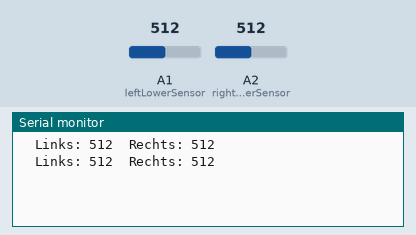
Recording of a sketch running on a simulated Arduino Uno, built with avr-gcc and run on an emulated ATmega328P. Shown: the last lines printed to the serial monitor. The inputs (shaded band) are chosen by the test bench; at power-on: A1 (leftLowerSensor) = 512, A2 (rightLowerSensor) = 512.

Above: at 1.8 s.
1.9 s: A1 (leftLowerSensor) set to 716
At 2.8 s:
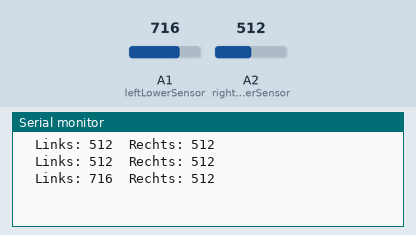
3.4 s: A2 (rightLowerSensor) set to 716
At 4.5 s:
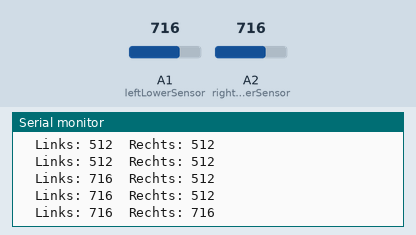
4.9 s: A1 (leftLowerSensor) set to 900
At 5.8 s:
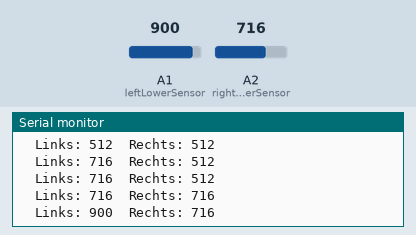
6.4 s: A2 (rightLowerSensor) set to 900
At 7.8 s:
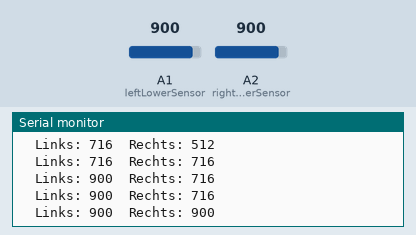
Timing chart, 0 to 8.9 s (numbered marks = the images above; inputs shaded):
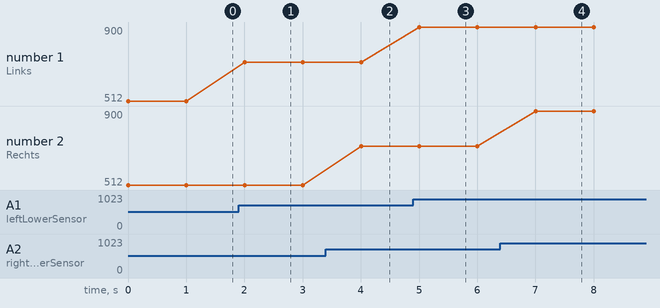

Measured:
- after the input at 1.9 s, the serial monitor: prints a new line after 0.10 s (image 1)
- after the input at 3.4 s, the serial monitor: prints a new line after 0.60 s (image 2)
- after the input at 4.9 s, the serial monitor: prints a new line after 0.10 s (image 3)
- after the input at 6.4 s, the serial monitor: prints a new line after 0.61 s (image 4)
- plotted number 1: 512 → 716 after the input at 1.9 s, 716 → 900 after the input at 4.9 s

The sketch:

hangbank.ino
```cpp
const int leftLowerSensor = A1; // Analog input Moment
const int rightLowerSensor = A2; // Analog input Inside Aft
int leftRead;
int rightRead;

void setup() {
  // initialize serial communications at 9600 bps:
  Serial.begin(9600);
  pinMode(A1, INPUT);
  pinMode(A3, INPUT);
}

void loop() {

  leftRead = analogRead(leftLowerSensor);
  rightRead = analogRead(rightLowerSensor);

  Serial.print("  Links: ");
  Serial.print(leftRead);

  Serial.print("  Rechts: ");
  Serial.println(rightRead);

//  value = momentValue;
//  double gewicht = value * 0.3;

//  Serial.print("Gewicht: ");
//  Serial.println(gewicht);

//  Serial.print("C ");
//  rm = gewicht*0.45;
//  moment = (gewicht*0.45);
//  Serial.println(moment);
//  Serial.print("D");
//  Serial.println(moment);
//  Serial.print("E");
//  Serial.println(gewicht);
//
//  Serial.print("F");
//  Serial.println(OutForV*cal);
//  Serial.print("G");
//  Serial.println(InForV*cal);
//  Serial.print("H");
//  Serial.println(OutAftV*cal);
//  Serial.print("I");
//  Serial.println(InAftV*cal);
//
  delay(1000);
}
```
